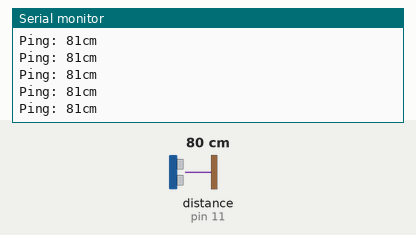
The sketch below on a simulated Arduino Uno, built for the host (arithmetic inside an expression is 32-bit, double 64-bit). On the bench: the last lines printed to the serial monitor. The test bench sets the inputs (shaded band); at power-on: distance to the obstacle (sensor on pin 11) 80 cm. The echo pulse lasts 58.3 µs per cm; the RemoteXY app is connected.

Above: at 1.2 s.
1.3 s: distance to the obstacle (sensor on pin 11) set to 2 cm
At 1.32 s:
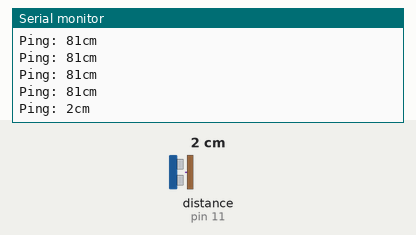
2.8 s: distance to the obstacle (sensor on pin 11) set to 4 cm
At 2.85 s:
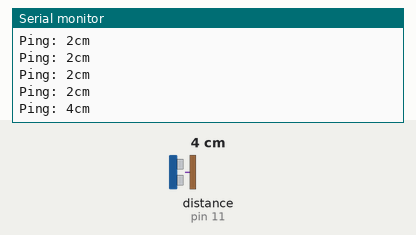
Timing chart, 0 to 5.8 s (numbered marks = the images above; inputs shaded):
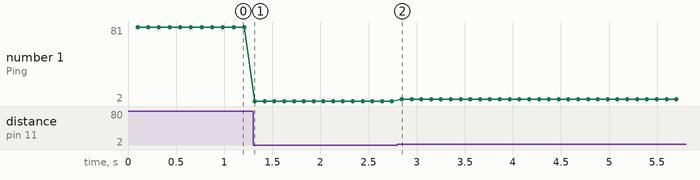

Measured:
- after the input at 1.3 s, the serial monitor: prints a new line at once (image 1)
- after the input at 2.8 s, the serial monitor: prints a new line at once (image 2)
- plotted number 1: 81 → 2 after the input at 1.3 s, 2 → 4 after the input at 2.8 s

The sketch:

VisualizeDistance.ino
```cpp
#define REMOTEXY_MODE__SOFTSERIAL
#include <SoftwareSerial.h>

#include <RemoteXY.h>
#include <NewPing.h>

#define TRIGGER_PIN  12  // Arduino pin tied to trigger pin on the ultrasonic sensor.
#define ECHO_PIN     11  // Arduino pin tied to echo pin on the ultrasonic sensor.
#define MAX_DISTANCE 400 // Maximum distance we want to ping for (in centimeters).

NewPing sonar(TRIGGER_PIN, ECHO_PIN, MAX_DISTANCE);
// NewPing setup of pins and maximum distance.

// RemoteXY connection settings
#define REMOTEXY_SERIAL_RX 2
#define REMOTEXY_SERIAL_TX 3
#define REMOTEXY_SERIAL_SPEED 9600
// RemoteXY configurate
#pragma pack(push, 1)
uint8_t RemoteXY_CONF[] =
  { 255,0,0,1,0,62,0,8,13,0,
  129,0,17,13,18,6,17,68,105,115,
  116,97,110,99,101,32,109,101,97,115,
  117,114,101,109,101,110,116,0,66,130,
  33,25,36,28,2,26,129,0,20,52,
  18,6,17,48,99,109,0,129,0,69,
  52,18,6,17,51,48,99,109,0 };

// this structure defines all the variables of your control interface
struct {

    // output variable
  int8_t level_1; // =0..100 level position

    // other variable
  uint8_t connect_flag;  // =1 if wire connected, else =0

} RemoteXY;
#pragma pack(pop)

/////////////////////////////////////////////
//           END RemoteXY include          //
/////////////////////////////////////////////


void setup() {
  Serial.begin(9600);
  RemoteXY_Init ();
  Serial.begin("RemoteXY started");
}

void loop() {
  RemoteXY_Handler ();
  delay(100);                     // Wait 50ms between pings (about 20 pings/sec).
  Serial.print("Ping: ");
  Serial.print(sonar.ping_cm()); // Send ping, get distance in cm and print result
  Serial.println("cm");          //(0 = outside set distance range)
  RemoteXY.level_1 = sonar.ping_cm()*3.3333;
}
```
